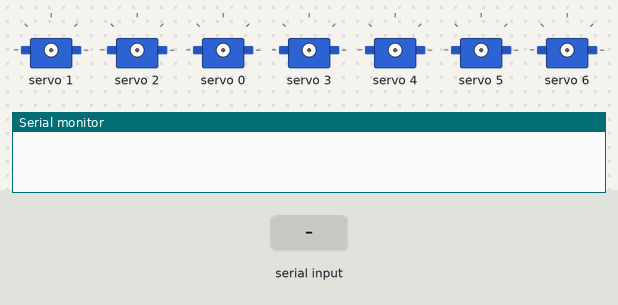
Recording of a sketch running on a simulated Arduino Uno, built with avr-gcc and run on an emulated ATmega328P. Shown: 7 × servo, the last lines printed to the serial monitor. The test bench sets the inputs (shaded band).

Above: at 1.2 s.
1.3 s: "90,45\n" received over Serial
At 2.5 s:
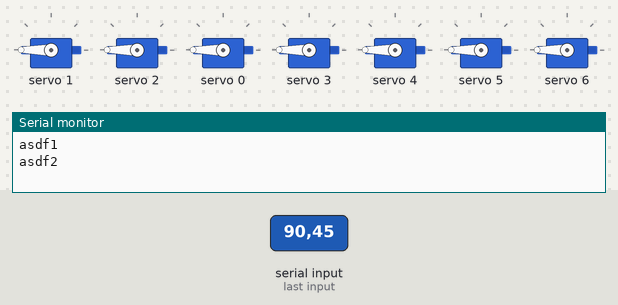
2.8 s: "30,150\n" received over Serial
At 3.6 s:
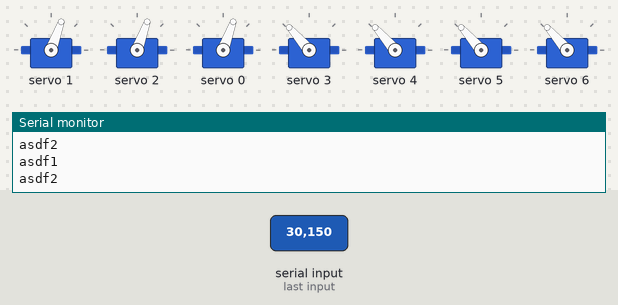
4.3 s: "1,90\n" received over Serial
At 4.7 s:
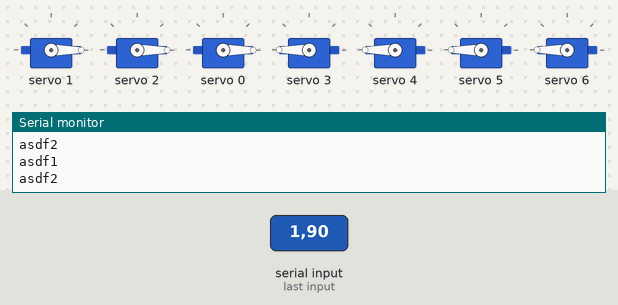
5.8 s: "5\n" received over Serial
At 7.0 s:
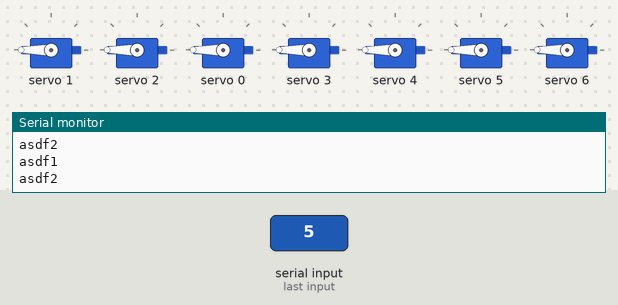
7.3 s: "1,90,45\n" received over Serial
At 8.2 s:
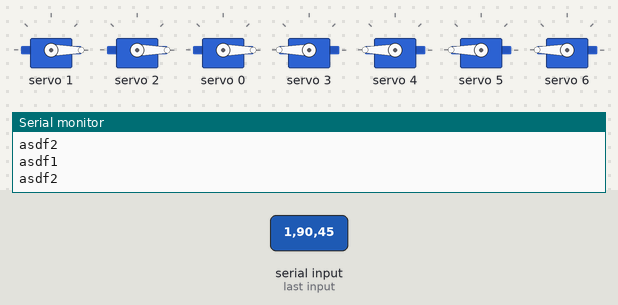
Timing chart, 0 to 9.8 s (numbered marks = the images above; inputs shaded):
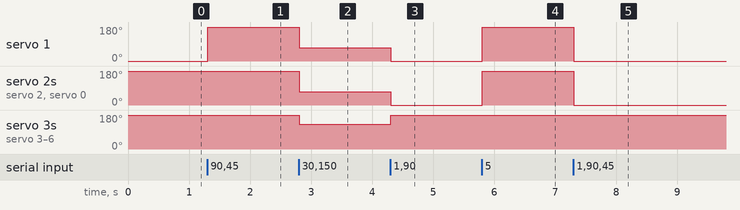

The sketch:

ConexSerial_2musc_noIA.ino
```cpp
//#include <SPI.h>
//////////Servos/////////
#include <Wire.h>
#include <Adafruit_PWMServoDriver.h>
Adafruit_PWMServoDriver pwm = Adafruit_PWMServoDriver();
#define SERVOMIN  150 //175 this is the 'minimum' pulse length count (out of 4096)
#define SERVOMAX  580 //575 this is the 'maximum' pulse length count (out of 4096)
#define USMIN  600 // This is the rounded 'minimum' microsecond length based on the minimum pulse of 150
#define USMAX  2400 // This is the rounded 'maximum' microsecond length based on the maximum pulse of 600
#define FREQUENCY  50
//////////Servos/////////

//////////Filtro/////////
#define alpha 0.05   //Alpha
int ValorfiltradoX1 = 350;
int ValorfiltradoX2 = 350;
//////////Filtro/////////

String serialData;
int pin = 13;


void moverMotorDobleValorCustom( int valor, int motor1, int motor2, int bajo, int alto )
{
  ////////////ingresa valor analogico, lo mapea segun alto y bajo (umbrales)//////////////
  ////////////luego envía a motores dobles////////////////////////////////////////////////

  int pulse_wide, ancho_pulso1, ancho_pulso2, potVal;
  pulse_wide = map(valor, bajo, alto, 250, 2300);
  ancho_pulso1 = int (float(pulse_wide ) / 1000000 * FREQUENCY * 4096);
  ancho_pulso2 = map (ancho_pulso1, 150 , 500 , 500, 150);
  pwm.setPWM(motor1, 0, ancho_pulso1);
  pwm.setPWM(motor2, 0, ancho_pulso2);
  // delay (10);
  Serial.println("asdf1");

}

void moverDedosValorCustom( int valor, int bajo, int alto )
{
  //Mueve los flexores proximales,
  int pulse_wide, ancho_pulso1, ancho_pulso2;
  pulse_wide = map(valor, bajo, alto, 250, 2300);
  ancho_pulso1 = int (float(pulse_wide ) / 1000000 * FREQUENCY * 4096);
  ancho_pulso2 = map (ancho_pulso1, 150 , 500 , 500, 150);
  pwm.setPWM(0, 1, ancho_pulso1);//meñique metacarpofalangica
  pwm.setPWM(1, 1, ancho_pulso1);//anular metacarpofalangica
  pwm.setPWM(2, 1, ancho_pulso1);//medio metacarpofalangica
  pwm.setPWM(3, 1, ancho_pulso2);//indice metacarpofalangica
  pwm.setPWM(4, 1, ancho_pulso2);//pulg carpometacarpo flex
  pwm.setPWM(5, 1, ancho_pulso2);//pulg carpometacarpo abdu
  pwm.setPWM(6, 1, map (ancho_pulso1, 150 , 500 , 500, 150));//pulg carpometacarpo abdu
  Serial.println("asdf2");

}

String getValue(String data, char separator, int index)
{
  int found = 0;
  int strIndex[] = { 0, -1 };
  int maxIndex = data.length() - 1;

  for (int i = 0; i <= maxIndex && found <= index; i++) {
    if (data.charAt(i) == separator || i == maxIndex) {
      found++;
      strIndex[0] = strIndex[1] + 1;
      strIndex[1] = (i == maxIndex) ? i + 1 : i;
    }
  }
  return found > index ? data.substring(strIndex[0], strIndex[1]) : "";
}


void setup () {
  pwm.begin();

  //  pinMode(pin, OUTPUT);
  Serial.begin(500000);
  pwm.setPWMFreq(50);
  while (!Serial) {
  }
  Serial.setTimeout(0.1);
}

int c1 = 0;
int c2 = 2;
int c3 = 3;
String xval;
String yval;

void loop () {

  if (Serial.available() > 0) {
    serialData = Serial.readString();
    xval = getValue(serialData, ',', 0);
    yval = getValue(serialData, ',', 1);
    c1 = xval.toInt();
    c2 = yval.toInt();
    moverMotorDobleValorCustom( c1, 1, 2, 100, 200 );
    moverDedosValorCustom( c2,100, 200 );
//    Serial.print(c1);
//    Serial.println(c2);


  }

}
```

Measured:
- after the input at 1.3 s, servo 1: 0° → 180° at once
- after the input at 2.8 s, servo 1, servo 2, servo 0: 180° → 70° at once; servo 3–6: 180° → 131° at once
- after the input at 4.3 s, servo 1, servo 2, servo 0: 70° → 0° at once; servo 3–6: 131° → 180° at once
- after the input at 5.8 s, servo 1, servo 2, servo 0: 0° → 180° at once
- after the input at 7.3 s, servo 1, servo 2, servo 0: 180° → 0° at once
